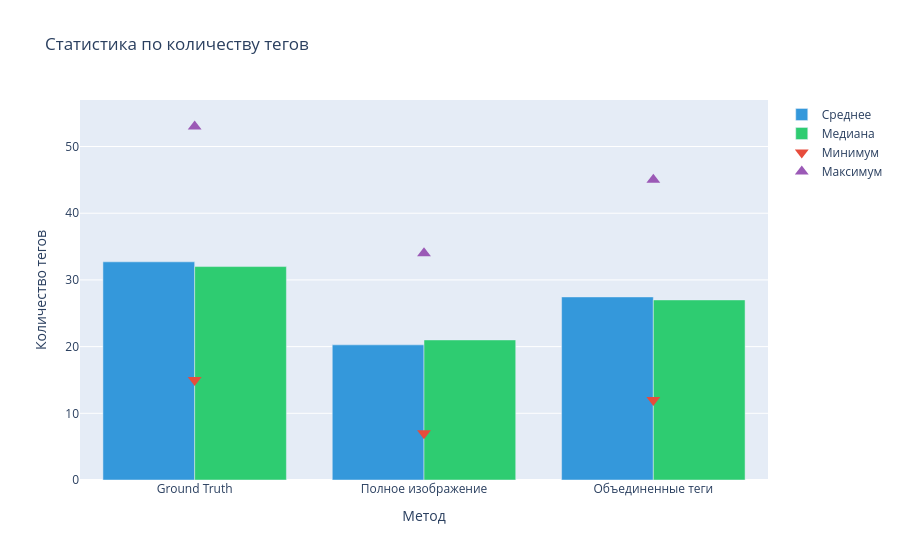
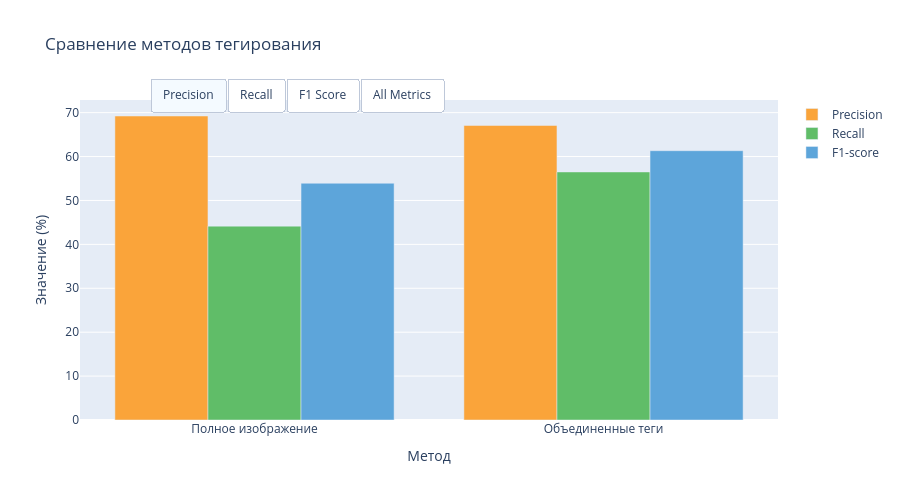
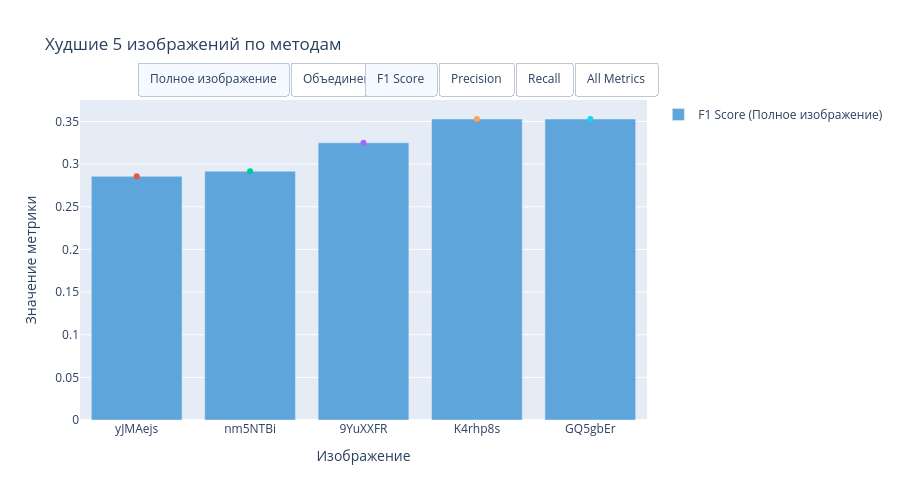
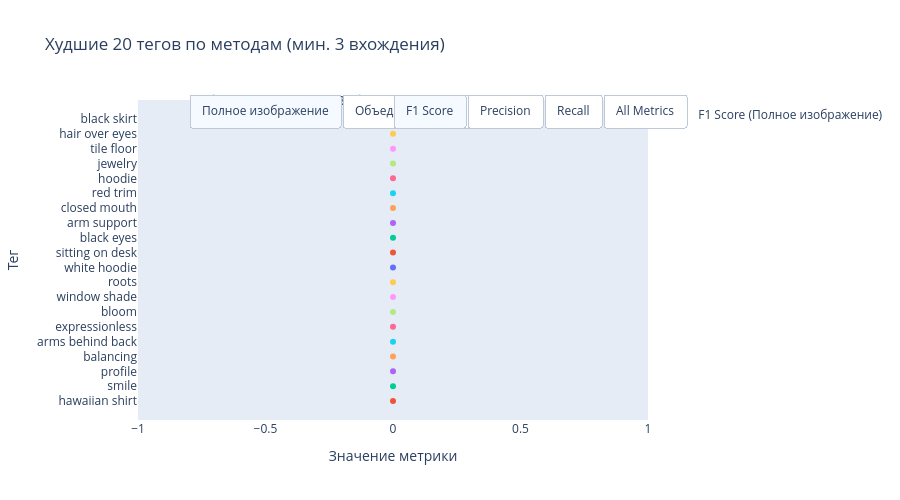

Notebook source saved alongside these figures, in order:
### Code cell
from Scripts import compare_tagging_methods
data=compare_tagging_methods(
    image_folder=  r"./Tests/Wide_shot",
    txt_folder=  r"./Tests/Wide_shot",
    results=result,
    model_labels_path="./models/taggers/wd-eva02-large-tagger-v3/selected_tags.csv",
    filter_tags=True,
    num_worst_examples=5,
    visualize=True,
    interactive=True
)
